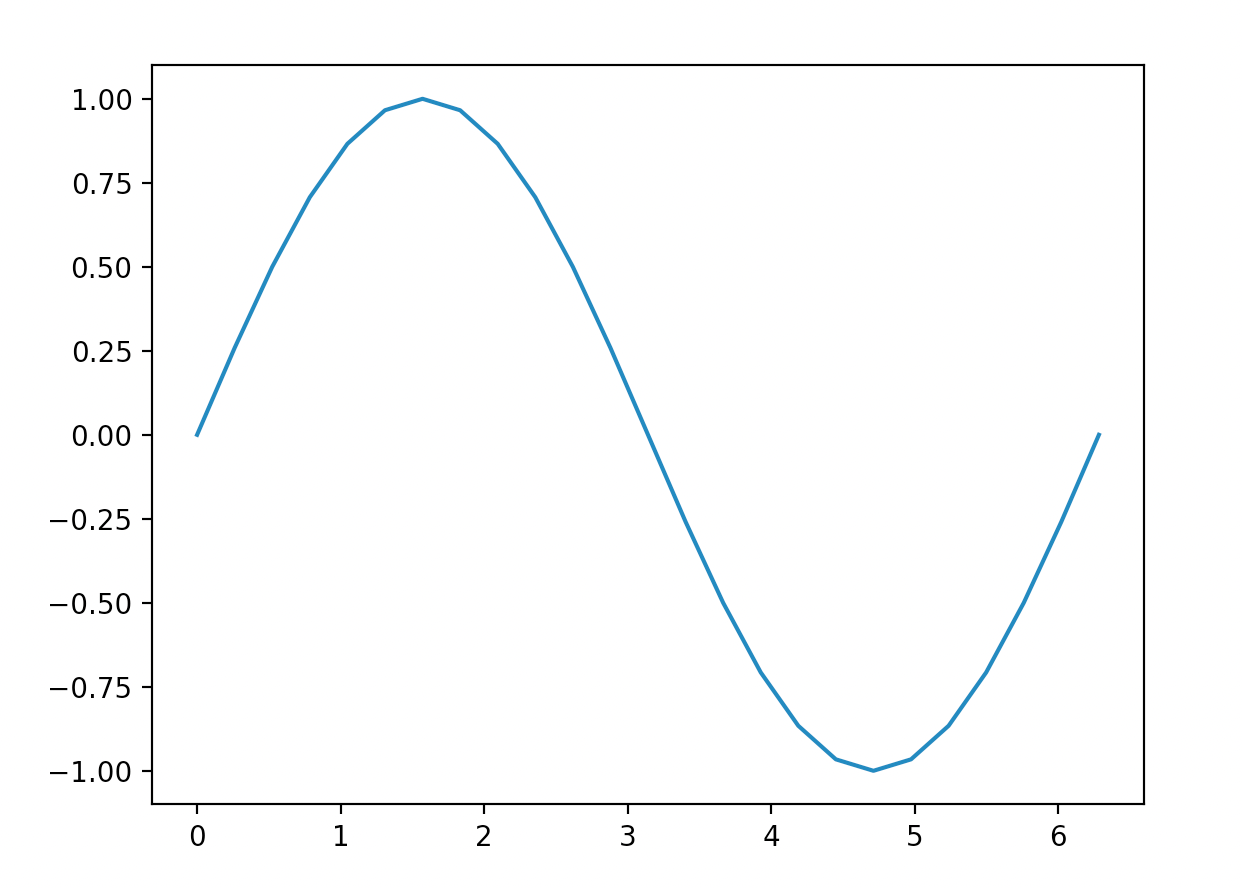

Write the Python code that produced this figure.
# THE FUNDAMENTALS OF AUTOGRAD
# # A Simple Example

import torch
import matplotlib.pyplot as plt
import math


a = torch.linspace(0.0, 2.0 * math.pi, steps=25, requires_grad=True)
print(a)
print(a.shape)

b = torch.sin(a)
# plt.plot(a, b) # this makes error
# need to detach before use values
plt.plot(a.detach(), b.detach())
print(b)
print(b.shape)
plt.show()  # TODO Need to add this line

# These have backward() func.
c = 2 * b
print(c)

d = c + 1
print(d)


out = d.sum()
print(out)


print("\nd:")
# c + 1
print(d.grad_fn)
# 2 * b
print(d.grad_fn.next_functions)
# sin(a)
print(d.grad_fn.next_functions[0][0].next_functions)
# a
print(d.grad_fn.next_functions[0][0].next_functions[0][0].next_functions)
# None -> Accumulated computations
print(
    d.grad_fn.next_functions[0][0]
    .next_functions[0][0]
    .next_functions[0][0]
    .next_functions
)
print("\nc:")
print(c.grad_fn)
print("\nb:")
print(b.grad_fn)
print("\na:")
print(a.grad_fn)
